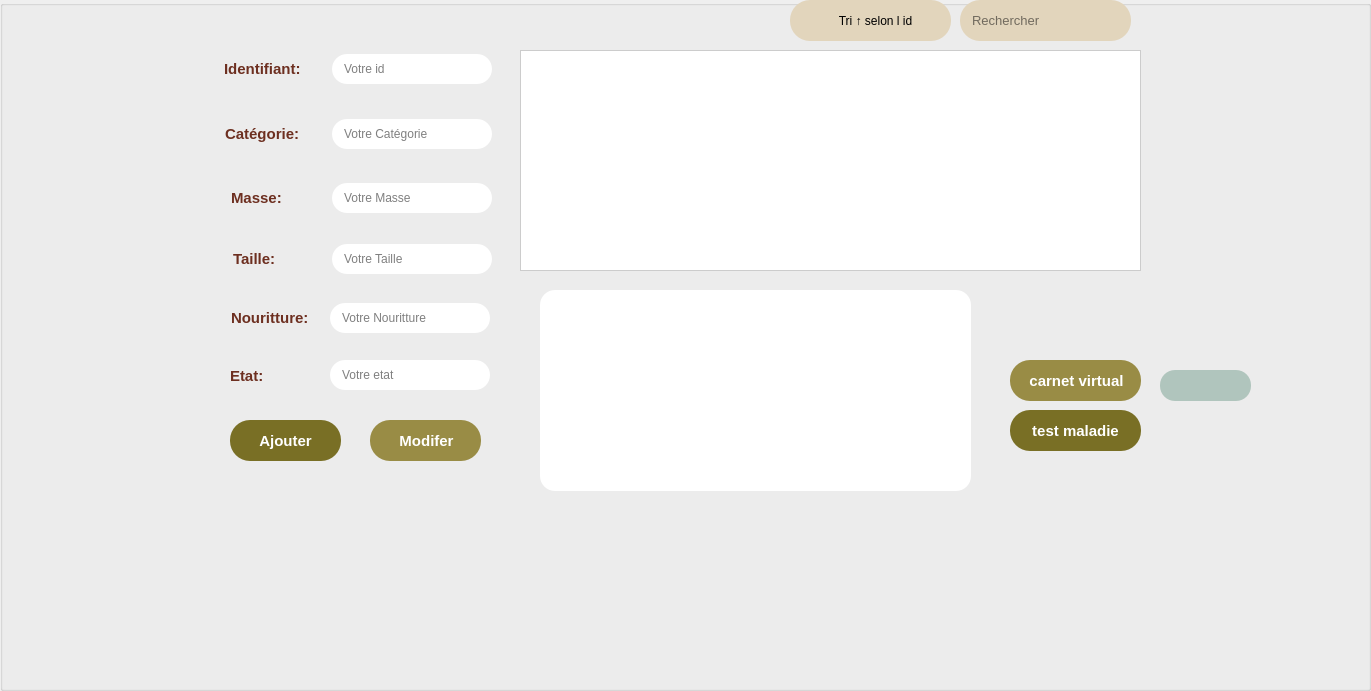
   <widget class="QGroupBox" name="groupBox_7">
    <property name="geometry">
     <rect>
      <x>0</x>
      <y>70</y>
      <width>1371</width>
      <height>691</height>
     </rect>
    </property>
    <property name="title">
     <string/>
    </property>
    <widget class="QLabel" name="bg_2">
     <property name="geometry">
      <rect>
       <x>0</x>
       <y>0</y>
       <width>1371</width>
       <height>681</height>
      </rect>
     </property>
     <property name="text">
      <string/>
     </property>
     <property name="pixmap">
      <pixmap resource="pic.qrc">:/new/prefix/newbg2.png</pixmap>
     </property>
     <property name="scaledContents">
      <bool>true</bool>
     </property>
    </widget>
    <widget class="QLineEdit" name="lineEdit_id_1">
     <property name="geometry">
      <rect>
       <x>332</x>
       <y>54</y>
       <width>160</width>
       <height>30</height>
      </rect>
     </property>
     <property name="styleSheet">
      <string notr="true">QLineEdit{
border: 2px white;
border-radius: 15px;
background: #FFFFFF;
padding-left: 10px;
font: 10pt &quot;Yu Gothic UI&quot;;
padding-left: 10px;
}

QLineEdit:focus{
border: 2px white;
border-radius: 15px;
background: white;
min-width: 150px;
max-width: 150px;
min-height: 30px;
max-height: 30px;
padding-left: 10px;
font: 10pt &quot;Yu Gothic UI&quot;;
}

</string>
     </property>
     <property name="placeholderText">
      <string>Votre id</string>
     </property>
     <property name="clearButtonEnabled">
      <bool>false</bool>
     </property>
    </widget>
    <widget class="QTableView" name="tableView_4">
     <property name="geometry">
      <rect>
       <x>520</x>
       <y>50</y>
       <width>621</width>
       <height>221</height>
      </rect>
     </property>
     <property name="font">
      <font>
       <family>Montserrat</family>
       <pointsize>10</pointsize>
       <weight>50</weight>
       <italic>false</italic>
       <bold>false</bold>
      </font>
     </property>
     <property name="styleSheet">
      <string notr="true">/* Style the QTableView */
QTableView {
  border: 1px solid #ccc;
  border-radius: 15pt;
  background: #FFFFFF; 
  font: 10pt &quot;Montserrat&quot;;
  color: #3C4340;
}

/* Style the header (QHeaderView) */
QHeaderView::section {
  background-color: #E2D5BC; 
  color: #FFFFFF;
  border: 1px solid #998C45;
  font: 9pt &quot;Montserrat&quot;;
  font-weight: bold;
}

/* Style all table items to have the same background color as the table background */
QTableView QTableCornerButton::section,
QTableView::item {
  background-color: #FFFFFF; 
  border: 2px solid #FFFFFF;
}
QHeaderView::section {
    background-color: transparent;
    border:0.5px solid  transparent;
 	border-radius:1px;

}
QTableView QTableCornerButton::section {
    background-color: transparent;
    border: none;

}</string>
     </property>
    </widget>
    <widget class="QPushButton" name="pushButton_30">
     <property name="geometry">
      <rect>
       <x>1080</x>
       <y>220</y>
       <width>31</width>
       <height>23</height>
      </rect>
     </property>
     <property name="styleSheet">
      <string notr="true">background-color:transparent ;
border:2px solid;
border-color:transparent;
</string>
     </property>
     <property name="text">
      <string/>
     </property>
     <property name="icon">
      <iconset resource="pic.qrc">
       <normaloff>:/new/prefix/pngwing.com.png</normaloff>:/new/prefix/pngwing.com.png</iconset>
     </property>
    </widget>
    <widget class="QLabel" name="label_62">
     <property name="geometry">
      <rect>
       <x>231</x>
       <y>182</y>
       <width>61</width>
       <height>31</height>
      </rect>
     </property>
     <property name="styleSheet">
      <string notr="true">QLabel {
	font: 10pt &quot;Yu Gothic UI&quot;;
font-weight: bold;
font-size: 15px;
color: #6D2F20;
}</string>
     </property>
     <property name="text">
      <string>Masse:</string>
     </property>
    </widget>
    <widget class="QLineEdit" name="lineEdit_ma">
     <property name="geometry">
      <rect>
       <x>332</x>
       <y>183</y>
       <width>160</width>
       <height>30</height>
      </rect>
     </property>
     <property name="styleSheet">
      <string notr="true">QLineEdit{
border: 2px white;
border-radius: 15px;
background: #FFFFFF;
padding-left: 10px;
font: 10pt &quot;Yu Gothic UI&quot;;
padding-left: 10px;
}

QLineEdit:focus{
border: 2px white;
border-radius: 15px;
background: white;
min-width: 150px;
max-width: 150px;
min-height: 30px;
max-height: 30px;
padding-left: 10px;
font: 10pt &quot;Yu Gothic UI&quot;;
}</string>
     </property>
     <property name="placeholderText">
      <string>Votre Masse</string>
     </property>
    </widget>
    <widget class="QLineEdit" name="lineEdit_ca">
     <property name="geometry">
      <rect>
       <x>332</x>
       <y>119</y>
       <width>160</width>
       <height>30</height>
      </rect>
     </property>
     <property name="styleSheet">
      <string notr="true">QLineEdit{
border: 2px white;
border-radius: 15px;
background: #FFFFFF;
padding-left: 10px;
font: 10pt &quot;Yu Gothic UI&quot;;
padding-left: 10px;
}

QLineEdit:focus{
border: 2px white;
border-radius: 15px;
background: white;
min-width: 150px;
max-width: 150px;
min-height: 30px;
max-height: 30px;
padding-left: 10px;
font: 10pt &quot;Yu Gothic UI&quot;;
}
</string>
     </property>
     <property name="placeholderText">
      <string>Votre Catégorie</string>
     </property>
    </widget>
    <widget class="QPushButton" name="pushButton_31">
     <property name="geometry">
      <rect>
       <x>230</x>
       <y>420</y>
       <width>111</width>
       <height>41</height>
      </rect>
     </property>
     <property name="font">
      <font>
       <family>Tahoma</family>
       <pointsize>-1</pointsize>
       <weight>75</weight>
       <italic>false</italic>
       <bold>true</bold>
      </font>
     </property>
     <property name="styleSheet">
      <string notr="true">QPushButton {
color: white;
background-color: #796F25;
border-style: solid;
border-radius: 20;
padding: 10px;
font-size: 15px;
padding-left: 17px;
padding-right: 17px;
font-weight: bold;
color: #FFFFF;
font-family: Tahoma;
}

 QPushButton:hover { color:rgba(52,90,105,100%); background-color: qlineargradient(spread:pad, x1:0, y1:0, x2:0, y2:1, stop:0  rgba(245, 245, 220, 70%)); border-style: solid; border: 2px solid ; border-radius: 20px; border-color:transparent; padding: 1px; border-style: solid; border: 2px solid ; border-radius: 20px; border-color: rgba(245, 245, 220, 0%); }
QPushButton:pressed 
{
    background-color: palette(mid);
}</string>
     </property>
     <property name="text">
      <string>Ajouter</string>
     </property>
    </widget>
    <widget class="QPushButton" name="pushButton_32">
     <property name="geometry">
      <rect>
       <x>790</x>
       <y>0</y>
       <width>161</width>
       <height>41</height>
      </rect>
     </property>
     <property name="styleSheet">
      <string notr="true">
border: 2px white;
border-radius: 20px;
background: #E2D5BC;
padding-left: 10px;
font: 10pt &quot;Yu Gothic UI&quot;;
padding-left: 10px;
</string>
     </property>
     <property name="text">
      <string>Tri ↑ selon l id</string>
     </property>
    </widget>
    <widget class="QLabel" name="label_63">
     <property name="geometry">
      <rect>
       <x>233</x>
       <y>243</y>
       <width>51</width>
       <height>31</height>
      </rect>
     </property>
     <property name="styleSheet">
      <string notr="true">QLabel {
	font: 10pt &quot;Yu Gothic UI&quot;;
font-weight: bold;
font-size: 15px;
color: #6D2F20;
}</string>
     </property>
     <property name="text">
      <string>Taille:</string>
     </property>
    </widget>
    <widget class="QPushButton" name="pushButton_33">
     <property name="geometry">
      <rect>
       <x>1050</x>
       <y>290</y>
       <width>111</width>
       <height>41</height>
      </rect>
     </property>
     <property name="styleSheet">
      <string notr="true">QPushButton {
border: 1px white;
border-radius: 10px;
font:10pt &quot;Yu Gothic UI&quot;;
font-weight: bold;
color: #28322E;
background-repeat: no-repeat;
background-position: center;

background-image: url(:/new/prefix/poubelle.png);
}
</string>
     </property>
     <property name="text">
      <string/>
     </property>
    </widget>
    <widget class="QPushButton" name="pushButton_34">
     <property name="geometry">
      <rect>
       <x>1010</x>
       <y>290</y>
       <width>61</width>
       <height>51</height>
      </rect>
     </property>
     <property name="styleSheet">
      <string notr="true">
QPushButton {
border: 1px white;
border-radius: 10px;
font:10pt &quot;Yu Gothic UI&quot;;
font-weight: bold;
color: #28322E;
background-repeat: no-repeat;
background-position: center;
	background-image: url(:/new/prefix/pdf.png);

}</string>
     </property>
     <property name="text">
      <string/>
     </property>
    </widget>
    <widget class="QLineEdit" name="lineEdit_9">
     <property name="geometry">
      <rect>
       <x>960</x>
       <y>0</y>
       <width>171</width>
       <height>41</height>
      </rect>
     </property>
     <property name="font">
      <font>
       <family>Yu Gothic UI</family>
       <pointsize>10</pointsize>
       <weight>50</weight>
       <italic>false</italic>
       <bold>false</bold>
      </font>
     </property>
     <property name="styleSheet">
      <string notr="true">QLineEdit{
border: 2px white;
border-radius: 20px;
background: #E2D5BC;
padding-left: 10px;
font: 10pt &quot;Yu Gothic UI&quot;;
padding-left: 10px;
}</string>
     </property>
     <property name="placeholderText">
      <string>Rechercher</string>
     </property>
    </widget>
    <widget class="QPushButton" name="pushButton_35">
     <property name="geometry">
      <rect>
       <x>370</x>
       <y>420</y>
       <width>111</width>
       <height>41</height>
      </rect>
     </property>
     <property name="font">
      <font>
       <family>Tahoma</family>
       <pointsize>-1</pointsize>
       <weight>75</weight>
       <italic>false</italic>
       <bold>true</bold>
      </font>
     </property>
     <property name="styleSheet">
      <string notr="true">QPushButton {
color: white;
background-color: #998C45;
border-style: solid;
border-radius: 20;
padding: 1px;
font-size: 15px;
padding-left: 12px;
padding-right: 10px;
font-weight: bold;
color: #FFFFF;
font-family: Tahoma;
}

 QPushButton:hover { color:rgba(52,90,105,100%); background-color: qlineargradient(spread:pad, x1:0, y1:0, x2:0, y2:1, stop:0  rgba(245, 245, 220, 70%)); border-style: solid; border: 2px solid ; border-radius: 20px; border-color:transparent; padding: 1px; border-style: solid; border: 2px solid ; border-radius: 20px; border-color: rgba(245, 245, 220, 0%); }</string>
     </property>
     <property name="text">
      <string>Modifer</string>
     </property>
    </widget>
    <widget class="QLineEdit" name="lineEdit_taille">
     <property name="geometry">
      <rect>
       <x>332</x>
       <y>244</y>
       <width>160</width>
       <height>30</height>
      </rect>
     </property>
     <property name="styleSheet">
      <string notr="true">QLineEdit{
border: 2px white;
border-radius: 15px;
background: #FFFFFF;
padding-left: 10px;
font: 10pt &quot;Yu Gothic UI&quot;;
padding-left: 10px;
}

QLineEdit:focus{
border: 2px white;
border-radius: 15px;
background: white;
min-width: 150px;
max-width: 150px;
min-height: 30px;
max-height: 30px;
padding-left: 10px;
font: 10pt &quot;Yu Gothic UI&quot;;
}</string>
     </property>
     <property name="text">
      <string/>
     </property>
     <property name="placeholderText">
      <string>Votre Taille</string>
     </property>
     <property name="clearButtonEnabled">
      <bool>false</bool>
     </property>
    </widget>
    <widget class="QLabel" name="label_65">
     <property name="geometry">
      <rect>
       <x>224</x>
       <y>53</y>
       <width>91</width>
       <height>31</height>
      </rect>
     </property>
     <property name="styleSheet">
      <string notr="true">QLabel {
	font: 10pt &quot;Yu Gothic UI&quot;;
font-weight: bold;
font-size: 15px;
color: #6D2F20;
}</string>
     </property>
     <property name="text">
      <string>Identifiant:</string>
     </property>
    </widget>
    <widget class="QLabel" name="label_66">
     <property name="geometry">
      <rect>
       <x>225</x>
       <y>108</y>
       <width>81</width>
       <height>51</height>
      </rect>
     </property>
     <property name="styleSheet">
      <string notr="true">QLabel {
	font: 10pt &quot;Yu Gothic UI&quot;;
font-weight: bold;
font-size: 15px;
color: #6D2F20;
}</string>
     </property>
     <property name="text">
      <string>Catégorie:</string>
     </property>
    </widget>
    <widget class="QLineEdit" name="lineEdit_nourriture">
     <property name="geometry">
      <rect>
       <x>330</x>
       <y>303</y>
       <width>160</width>
       <height>30</height>
      </rect>
     </property>
     <property name="styleSheet">
      <string notr="true">QLineEdit{
border: 2px white;
border-radius: 15px;
background: #FFFFFF;
padding-left: 10px;
font: 10pt &quot;Yu Gothic UI&quot;;
padding-left: 10px;
}

QLineEdit:focus{
border: 2px white;
border-radius: 15px;
background: white;
min-width: 150px;
max-width: 150px;
min-height: 30px;
max-height: 30px;
padding-left: 10px;
font: 10pt &quot;Yu Gothic UI&quot;;
}</string>
     </property>
     <property name="text">
      <string/>
     </property>
     <property name="placeholderText">
      <string>Votre Nouritture</string>
     </property>
     <property name="clearButtonEnabled">
      <bool>false</bool>
     </property>
    </widget>
    <widget class="QLabel" name="label_68">
     <property name="geometry">
      <rect>
       <x>231</x>
       <y>302</y>
       <width>91</width>
       <height>31</height>
      </rect>
     </property>
     <property name="styleSheet">
      <string notr="true">QLabel {
	font: 10pt &quot;Yu Gothic UI&quot;;
font-weight: bold;
font-size: 15px;
color: #6D2F20;
}</string>
     </property>
     <property name="text">
      <string>Nouritture:</string>
     </property>
    </widget>
    <widget class="QLineEdit" name="lineEdit_etat">
     <property name="geometry">
      <rect>
       <x>330</x>
       <y>360</y>
       <width>160</width>
       <height>30</height>
      </rect>
     </property>
     <property name="styleSheet">
      <string notr="true">QLineEdit{
border: 2px white;
border-radius: 15px;
background: #FFFFFF;
padding-left: 10px;
font: 10pt &quot;Yu Gothic UI&quot;;
padding-left: 10px;

}
QLineEdit:focus{
border: 2px white;
border-radius: 15px;
background: white;
min-width: 150px;
max-width: 150px;
min-height: 30px;
max-height: 30px;
padding-left: 10px;
font: 10pt &quot;Yu Gothic UI&quot;;
}</string>
     </property>
     <property name="text">
      <string/>
     </property>
     <property name="placeholderText">
      <string>Votre etat</string>
     </property>
     <property name="clearButtonEnabled">
      <bool>false</bool>
     </property>
    </widget>
    <widget class="QLabel" name="label_83">
     <property name="geometry">
      <rect>
       <x>230</x>
       <y>360</y>
       <width>91</width>
       <height>31</height>
      </rect>
     </property>
     <property name="styleSheet">
      <string notr="true">QLabel {
	font: 10pt &quot;Yu Gothic UI&quot;;
font-weight: bold;
font-size: 15px;
color: #6D2F20;
}</string>
     </property>
     <property name="text">
      <string>Etat:</string>
     </property>
    </widget>
    <widget class="QPushButton" name="pushButton_48">
     <property name="geometry">
      <rect>
       <x>1160</x>
       <y>370</y>
       <width>91</width>
       <height>31</height>
      </rect>
     </property>
     <property name="styleSheet">
      <string notr="true">border: 2px white;
border-radius: 15px;
background: #B0C5BD;

padding-left: 10px;
font: 10pt &quot;Yu Gothic UI&quot;;</string>
     </property>
     <property name="text">
      <string/>
     </property>
    </widget>
    <widget class="QLabel" name="label_44">
     <property name="geometry">
      <rect>
       <x>540</x>
       <y>290</y>
       <width>431</width>
       <height>201</height>
      </rect>
     </property>
     <property name="styleSheet">
      <string notr="true">
border: 2px white;
border-radius: 15px;
background: #FFFFFF;
padding-left: 10px;
font: 10pt &quot;Yu Gothic UI&quot;;
padding-left: 10px;
</string>
     </property>
     <property name="text">
      <string/>
     </property>
    </widget>
    <widget class="QPushButton" name="pushButton_22">
     <property name="geometry">
      <rect>
       <x>1010</x>
       <y>410</y>
       <width>131</width>
       <height>41</height>
      </rect>
     </property>
     <property name="styleSheet">
      <string notr="true">QPushButton {
color: white;
background-color: #796F25;
border-style: solid;
border-radius: 20;
padding: 10px;
font-size: 15px;
padding-left: 17px;
padding-right: 17px;
font-weight: bold;
color: #FFFFF;
font-family: Tahoma;
}

 QPushButton:hover { color:rgba(52,90,105,100%); background-color: qlineargradient(spread:pad, x1:0, y1:0, x2:0, y2:1, stop:0  rgba(245, 245, 220, 70%)); border-style: solid; border: 2px solid ; border-radius: 20px; border-color:transparent; padding: 1px; border-style: solid; border: 2px solid ; border-radius: 20px; border-color: rgba(245, 245, 220, 0%); }
QPushButton:pressed 
{
    background-color: palette(mid);
}</string>
     </property>
     <property name="text">
      <string>test maladie</string>
     </property>
    </widget>
    <widget class="QPushButton" name="pushButton_23">
     <property name="geometry">
      <rect>
       <x>1010</x>
       <y>360</y>
       <width>131</width>
       <height>41</height>
      </rect>
     </property>
     <property name="styleSheet">
      <string notr="true">QPushButton {
color: white;
background-color: #998C45;
border-style: solid;
border-radius: 20;
padding: 1px;
font-size: 15px;
padding-left: 12px;
padding-right: 10px;
font-weight: bold;
color: #FFFFF;
font-family: Tahoma;
}

 QPushButton:hover { color:rgba(52,90,105,100%); background-color: qlineargradient(spread:pad, x1:0, y1:0, x2:0, y2:1, stop:0  rgba(245, 245, 220, 70%)); border-style: solid; border: 2px solid ; border-radius: 20px; border-color:transparent; padding: 1px; border-style: solid; border: 2px solid ; border-radius: 20px; border-color: rgba(245, 245, 220, 0%);  }</string>
     </property>
     <property name="text">
      <string>carnet virtual</string>
     </property>
    </widget>
    <zorder>pushButton_48</zorder>
    <zorder>bg_2</zorder>
    <zorder>lineEdit_id_1</zorder>
    <zorder>tableView_4</zorder>
    <zorder>pushButton_30</zorder>
    <zorder>label_62</zorder>
    <zorder>lineEdit_ma</zorder>
    <zorder>lineEdit_ca</zorder>
    <zorder>pushButton_31</zorder>
    <zorder>pushButton_32</zorder>
    <zorder>label_63</zorder>
    <zorder>pushButton_33</zorder>
    <zorder>pushButton_34</zorder>
    <zorder>lineEdit_9</zorder>
    <zorder>pushButton_35</zorder>
    <zorder>lineEdit_taille</zorder>
    <zorder>label_65</zorder>
    <zorder>label_66</zorder>
    <zorder>lineEdit_nourriture</zorder>
    <zorder>label_68</zorder>
    <zorder>lineEdit_etat</zorder>
    <zorder>label_83</zorder>
    <zorder>label_44</zorder>
    <zorder>pushButton_22</zorder>
    <zorder>pushButton_23</zorder>
   </widget>
